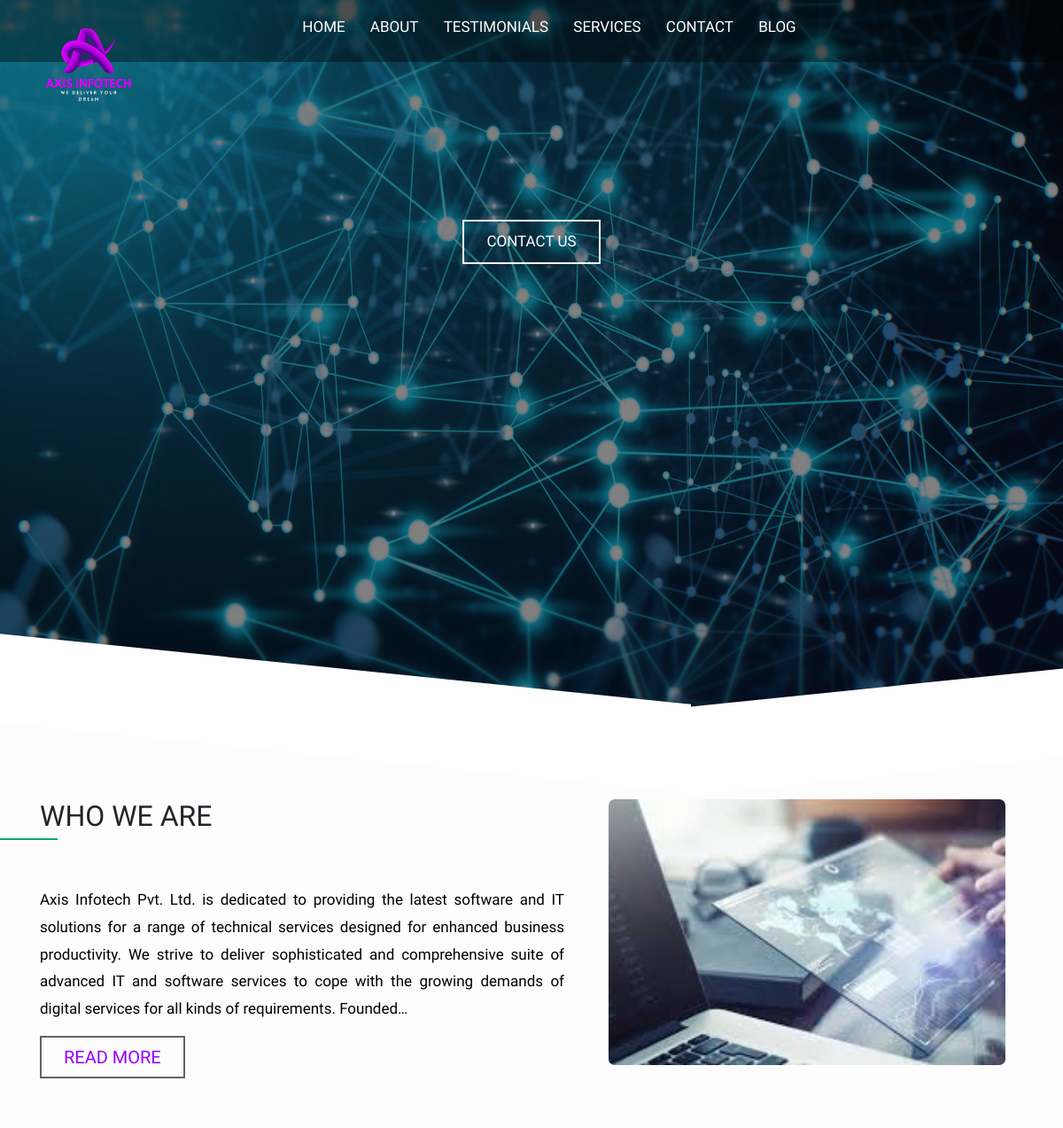
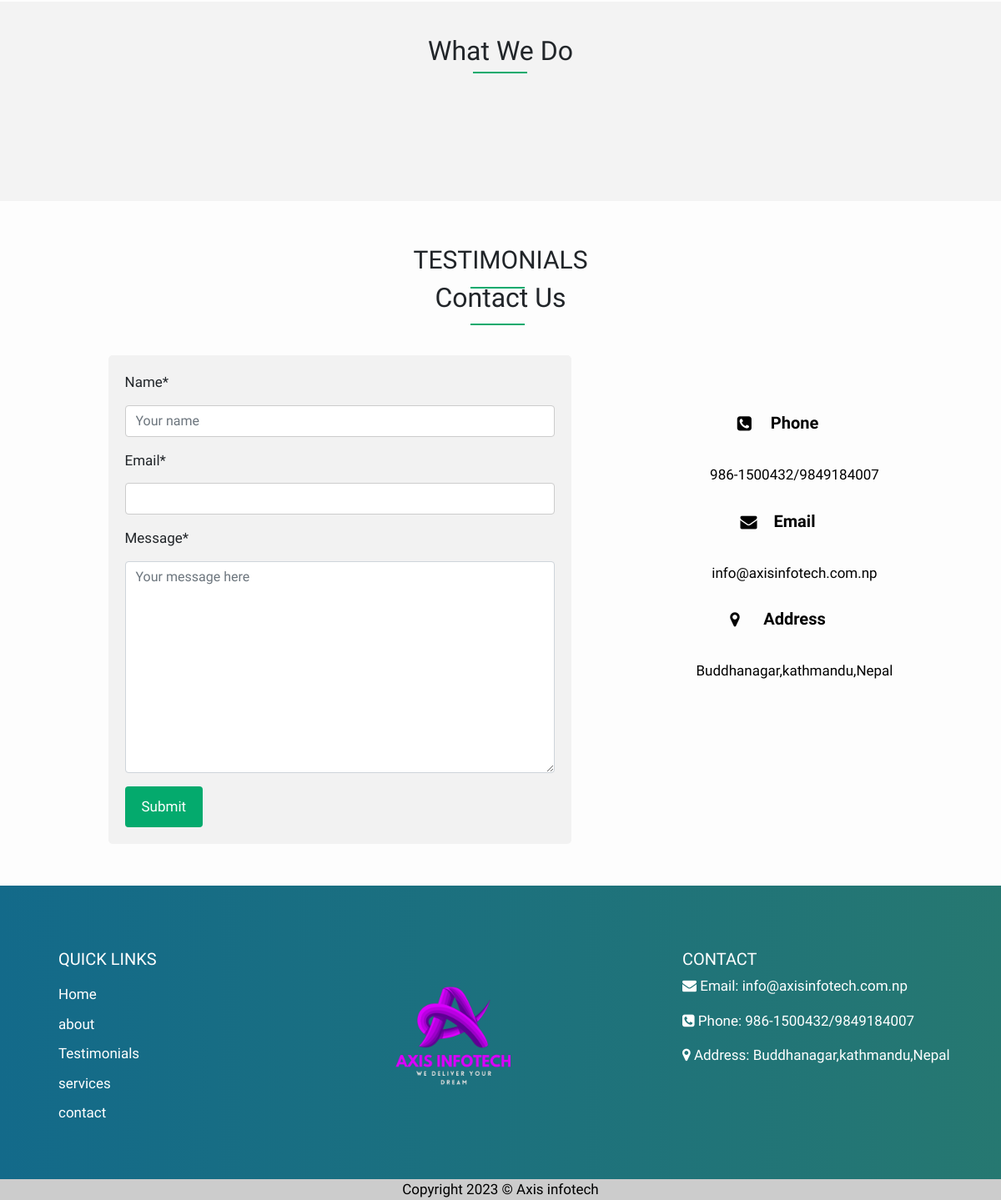
The page / on the database its author committed (2 pictures, top to bottom).
### mypage/models.py (models this page shows)
class Page(models.Model):
    title=models.CharField(blank=True,null=True,max_length=200)
    content=models.TextField(blank=True,null=True)
    slug=models.SlugField(null=True)
    def __str__(self):
        return self.title

### post/views.py (the view)
# urls.py: path('', views.homepage, name='home'),
def homepage(request):
    queryset = Post.objects.filter(status=1).order_by('-created')
    cat_title= Category.objects.all()
    newpages=Page.objects.all()
    page_one=Page.objects.filter(title__contains='about')
    page_two=Page.objects.filter(title__contains='cloud')
    form=contactform()
    if request.method=='POST':
        form=contactform(request.POST)
        if form.is_valid():
            Name = form.cleaned_data["name"]
            Message = form.cleaned_data["message"]
            Email = form.cleaned_data["email"]
            send_mail(
            Name,Message,Email,['kshitizbasnet86@gmail.com']
            )
            form=contactform()
            messages.success(request,'message sent succesfully',fail_silently=True)
            return render(request,'post/index.html',{'queryset':queryset,'cat_title':cat_title,'form':form})
    else:
        form=contactform()
    return render(request,'post/index.html',{'queryset':queryset,'cat_title':cat_title,'newpages':newpages,'page_one':page_one,'page_two':page_two,'form':form})

### post/forms.py
class contactform(forms.Form):
    name=forms.CharField(max_length=10,widget=forms.TextInput(attrs={'placeholder':'Your name'}))
    email=forms.EmailField(widget=forms.TextInput)
    message = forms.CharField(widget=forms.Textarea(attrs={'placeholder':'Your message here'}))

### post/models.py (called while the page is built)
    def __str__(self):
        return self.name

### templates/post/index.html (shortened to what this page needs)
{% extends "./base.html" %}
{% load static %}
{% load crispy_forms_tags %}
{% block content %}
<div class="banner">
    <img src="{% static 'img/kern_it_85103537_1920x1080px.jpg'   %}"  >
<div class="banner-text" data-aos="fade-up"  data-aos-duration="1500" >
<a href="#contactform"><p>contact us </p></a>
</div>
</div>
<div class="container" id="about">
    <div class="about-section" >
<div class="about-one"data-aos="fade-up"  data-aos-duration="1500" >
<h2>who we are</h2>
{% for about in page_one %}
<P>{{about.content|truncatechars:355 }}</P>
    {% endfor %}
    {% for page in page_one %}
    <a href="{% url 'mypage' page.slug %}"><h3>read more</h3></a>
    {% endfor %}
</div>
<div class="about-two" data-aos="fade-up"  data-aos-duration="1500" data-aos-delay="500" >
    <img src="{% static 'img/technology.jpg'   %}"  >
</div>
    </div>
    </div>
    <div class="our-services">
    <div class="container" id="our-services">
    <h2 class="header">what we do</h2>
</div>
</div>
<div id="our-clients" class="container">
   <h2>Testimonials</h2>
</div>
<div class="container" id="contact" >
    <h2 class="contact-header">contact us</h2>
<div class="contact-section">
    <div id="contactform">
        <form action="{% url 'home' %}" method="post">
            {{ form|crispy}}
            <input type="submit" value="Submit">
        </form>
    </div>
    <div class="contact-details">
        <h4><i class=" fa fa-phone-square"></i>Phone</h4>  986-1500432/9849184007
        <h4><i class="fa fa-envelope" aria-hidden="true"></i>Email</h4> info@axisinfotech.com.np
        <h4><i class="fa fa-map-marker" aria-hidden="true"></i>Address</Address></h4>Buddhanagar,kathmandu,Nepal
    </div>
  </div>
</div>
{%endblock%}

### templates/post/base.html (shortened to what this page needs)
{% load static %}
<!DOCTYPE html>
<html>
    <head>
        <link rel="stylesheet" href="https://cdn.jsdelivr.net/npm/bootstrap@4.6.2/dist/css/bootstrap.min.css">
        <link rel="stylesheet" href="{% static 'css/style.css' %}">
        <link href="https://unpkg.com/aos@2.3.1/dist/aos.css" rel="stylesheet">
        <link rel="stylesheet" href="https://cdnjs.cloudflare.com/ajax/libs/OwlCarousel2/2.3.4/assets/owl.carousel.min.css" />
        <link rel="stylesheet" href="https://cdnjs.cloudflare.com/ajax/libs/OwlCarousel2/2.3.4/assets/owl.theme.default.min.css" />
        <link rel="stylesheet" href="https://cdnjs.cloudflare.com/ajax/libs/font-awesome/4.7.0/css/font-awesome.css" />
    </head>
    <body>
<div class="navbar">
  <div class="logo">
    <img src="{% static  'img/axis_infotech__1_-removebg-preview.png'   %}">
  </div>
  <ul>
    <li><a href="{% url 'home' %}" class="active">Home </a> </li>
{% for page in page_one %}
<li><a href="{% url 'mypage' page.slug    %}">{{page}}</a></li>
{% endfor %}
     <li><a href="#our-clients">Testimonials</a></li>
    <li><a href="#our-services">services</a></li>
    <li><a href="#contact">contact</a></li>
    <li><a href="{% url 'bloglist' %}">blog</a></li>
  </ul>
</div>
        {% block content %}{% endblock content %}
<footer class="py-3 bg-grey">
<div class="footer-block container" >
  <div class="block-1">
    <h5>quick links</h5>
    <li>
      <a href="{% url 'home' %}" class="active">Home </a>
    </li>
{% for page in page_one %}
<li>
  <a href="{% url 'mypage' page.slug    %}">{{page}}</a>
</li>
{% endfor %}
    <li>
      <a href="#our-clients">Testimonials</a>
    </li>
    <li>
      <a href="#our-services">services</a>
    </li>
    <li>
      <a href="#contact">contact</a>
    </li>
  </div>
  <div class="block-2">
    <div class="footer-logo">
    <img src="{% static  'img/axis_infotech__1_-removebg-preview.png'   %}">
    </div>
  </div>
  <div class="block-3">
    <h5>contact</h5>
    <p><i class="fa fa-envelope" aria-hidden="true"></i>
      Email: info@axisinfotech.com.np</p>
    <p><i class="fa fa-phone-square" aria-hidden="true"></i> Phone: 986-1500432/9849184007</p>
    <p><i class="fa fa-map-marker" aria-hidden="true"></i> Address: Buddhanagar,kathmandu,Nepal</p>
  </div>
</div>
</footer>
<div class="copyright">
  <p>Copyright 2023 &copy; Axis infotech </p>
</div>
    </body>
</html>

### rows shown on the page
Page: title "ABOUT", content "Axis Infotech Pvt. Ltd. is dedicated to providing the latest software and IT solutions for a range of technical services designed for enhanced business productivity. We strive to deliver sophisticated and comprehensive suite of advanced IT and software services to cope with the growing demands of digital services for all kinds of requirements. Founded…", title "about"
